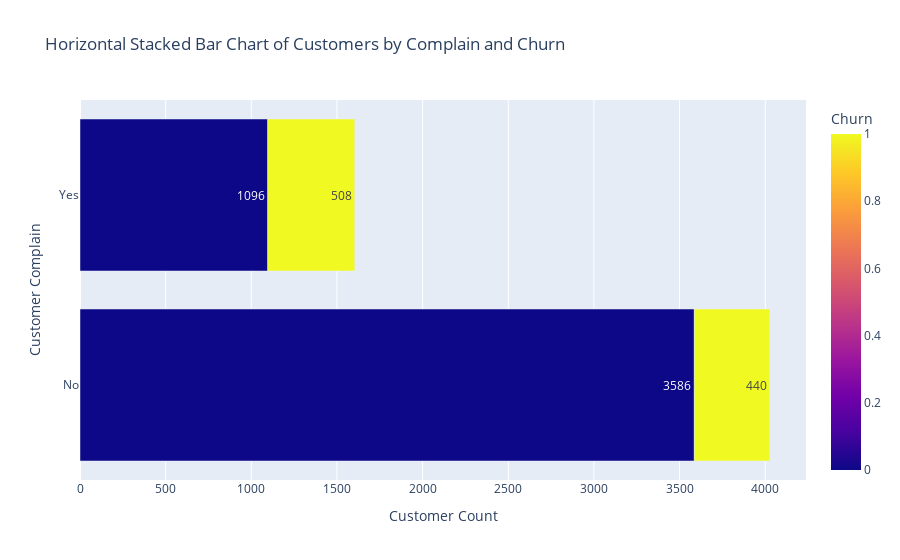

Notebook cell for this chart:
### Markdown cell above
Tidak ada hubungan apa pun antara skor kepuasan dan waktu yang dihabiskan orang-orang di aplikasi

### Code cell
df['Complain'] = df['Complain'].map({0: 'No', 1: 'Yes'})

# Group the data by 'Complain', 'Churn', and count the number of occurrences
grouped_data = df.groupby(['Complain', 'Churn']).size().reset_index(name='Count')

# Plot the histogram
fig = px.bar(grouped_data, x='Count', y='Complain', orientation='h', color='Churn',
             title='Horizontal Stacked Bar Chart of Customers by Complain and Churn',
             color_discrete_sequence=['#3A506B', '#BA1F33'],
             labels={'Complain': 'Customer Complain', 'Count': 'Customer Count'})

# Customize the plot
fig.update_layout(barmode='stack')
fig.update_traces(texttemplate='%{value}', textposition='inside')
fig.update_xaxes(title_text='Customer Count')
fig.update_yaxes(title_text='Customer Complain')

fig.show()

### Figure 1 — Plotly figure (JSON) as saved in the notebook; plotly's stock layout.template omitted (floating-point values rounded to 4 significant figures)
{"data": [{"alignmentgroup": "True", "hovertemplate": "Customer Count=%{x}<br>Customer Complain=%{y}<br>Churn=%{marker.color}<extra></extra>", "legendgroup": "", "marker": {"color": [0, 1, 0, 1], "coloraxis": "coloraxis", "pattern": {"shape": ""}}, "name": "", "offsetgroup": "", "orientation": "h", "showlegend": false, "textposition": "inside", "texttemplate": "%{value}", "type": "bar", "x": [3586, 440, 1096, 508], "xaxis": "x", "y": ["No", "No", "Yes", "Yes"], "yaxis": "y"}], "layout": {"autosize": true, "barmode": "stack", "coloraxis": {"colorbar": {"title": {"text": "Churn"}}, "colorscale": [[0, "#0d0887"], [0.1111, "#46039f"], [0.2222, "#7201a8"], [0.3333, "#9c179e"], [0.4444, "#bd3786"], [0.5556, "#d8576b"], [0.6667, "#ed7953"], [0.7778, "#fb9f3a"], [0.8889, "#fdca26"], [1, "#f0f921"]]}, "legend": {"tracegroupgap": 0}, "title": {"text": "Horizontal Stacked Bar Chart of Customers by Complain and Churn"}, "xaxis": {"anchor": "y", "autorange": true, "domain": [0, 1], "range": [0, 4238.0], "title": {"text": "Customer Count"}, "type": "linear"}, "yaxis": {"anchor": "x", "autorange": true, "domain": [0, 1], "range": [-0.5, 1.5], "title": {"text": "Customer Complain"}, "type": "category"}}}
